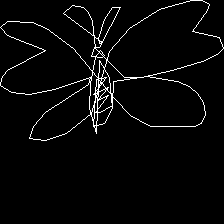
%> input picture inputs/butterfly_72.png, 224 x 224 px
$ octave gabor_demo.m   (GNU Octave 9; MATLAB toolbox functions it lacks are replaced by stand-ins)
%> lines starting %> are read from the running program, lines starting %| are printed output that depends on the picture; in (x1, y1, x2, y2) boxes, pixels count from 0 and x2, y2 are one past the last pixel; in counts of white or black regions, pixels touching at a corner belong together; the program's own positions count from 1
%4ä¸ªæ¹åçGaboræ»¤æ³¢å¨å¯¹lenaè¿è¡æ»¤æ³¢
clear;
I = imread('./inputs/butterfly_72.png');
%> I is the input picture: size 224x224x3 uint8; 3.1% white in thin lines or dots, all inside (x1, y1, x2, y2) = (0, 0, 224, 141)
% I = imread('./ji.jpeg');

I = rgb2gray(I);
% f0 = 0.2;
f0 = 0.4;
count = 0;
for theta = [0,pi/4,pi/2,pi*3/4];%ç¨å¼§åº?,pi/4,pi/2,pi*3/4
    count = count + 1;
    x = 0;
    for i = linspace(-8,8,11)
        x = x + 1;
        y = 0;
        for j = linspace(-8,8,11)
            y = y + 1;
            z(y,x)=gabor_computation(i,j,f0,theta);
        end
    end
    figure(count);
    filtered = filter2(z,I,'valid');
    f = abs(filtered);
    imshow(f/max(f(:)))
end
%> this loop made 4 passes
%> pass 1, `f = abs(filtered);`:
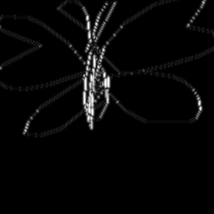
%> f: size 214x214 double; min 0, max 37.19, mean 1; drawn with min black and max white
%> pass 2, `f = abs(filtered);`:
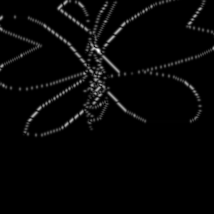
%> f: size 214x214 double; min 0, max 37.22, mean 1; drawn with min black and max white
%> after the loop, count = 4
